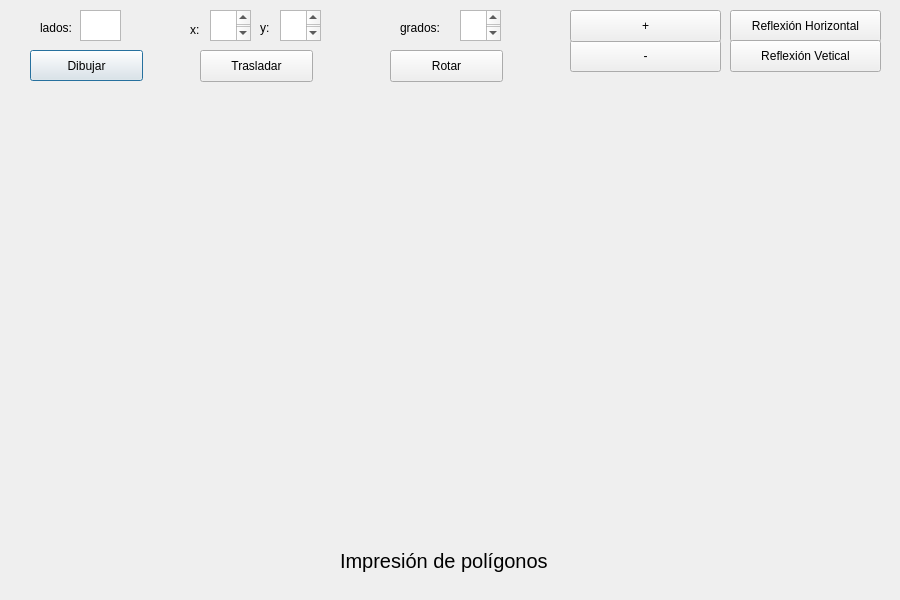
<?xml version="1.0" encoding="UTF-8"?>
<ui version="4.0">
 <class>Poligonos</class>
 <widget class="QDialog" name="Poligonos">
  <property name="geometry">
   <rect>
    <x>0</x>
    <y>0</y>
    <width>900</width>
    <height>600</height>
   </rect>
  </property>
  <property name="windowTitle">
   <string>Polígonos</string>
  </property>
  <widget class="QPushButton" name="pushButton">
   <property name="geometry">
    <rect>
     <x>30</x>
     <y>50</y>
     <width>113</width>
     <height>31</height>
    </rect>
   </property>
   <property name="text">
    <string>Dibujar</string>
   </property>
  </widget>
  <widget class="QLabel" name="labelXinicio">
   <property name="geometry">
    <rect>
     <x>190</x>
     <y>20</y>
     <width>21</width>
     <height>20</height>
    </rect>
   </property>
   <property name="text">
    <string>x:</string>
   </property>
  </widget>
  <widget class="QLabel" name="labelYinicio">
   <property name="geometry">
    <rect>
     <x>260</x>
     <y>20</y>
     <width>21</width>
     <height>16</height>
    </rect>
   </property>
   <property name="text">
    <string>y:</string>
   </property>
  </widget>
  <widget class="QLabel" name="labelXfin">
   <property name="geometry">
    <rect>
     <x>40</x>
     <y>20</y>
     <width>61</width>
     <height>16</height>
    </rect>
   </property>
   <property name="text">
    <string>lados:</string>
   </property>
  </widget>
  <widget class="QTextEdit" name="boxXinicio">
   <property name="geometry">
    <rect>
     <x>210</x>
     <y>10</y>
     <width>41</width>
     <height>31</height>
    </rect>
   </property>
   <property name="font">
    <font>
     <pointsize>14</pointsize>
    </font>
   </property>
  </widget>
  <widget class="QTextEdit" name="boxXfin">
   <property name="geometry">
    <rect>
     <x>80</x>
     <y>10</y>
     <width>41</width>
     <height>31</height>
    </rect>
   </property>
  </widget>
  <widget class="QTextEdit" name="boxYinicio">
   <property name="geometry">
    <rect>
     <x>280</x>
     <y>10</y>
     <width>41</width>
     <height>31</height>
    </rect>
   </property>
   <property name="font">
    <font>
     <pointsize>14</pointsize>
    </font>
   </property>
  </widget>
  <widget class="QPushButton" name="pushButton_2">
   <property name="geometry">
    <rect>
     <x>200</x>
     <y>50</y>
     <width>113</width>
     <height>32</height>
    </rect>
   </property>
   <property name="text">
    <string>Trasladar</string>
   </property>
  </widget>
  <widget class="QPushButton" name="pushButton_3">
   <property name="geometry">
    <rect>
     <x>390</x>
     <y>50</y>
     <width>113</width>
     <height>32</height>
    </rect>
   </property>
   <property name="text">
    <string>Rotar</string>
   </property>
  </widget>
  <widget class="QPushButton" name="pushButton_4">
   <property name="geometry">
    <rect>
     <x>570</x>
     <y>40</y>
     <width>151</width>
     <height>32</height>
    </rect>
   </property>
   <property name="text">
    <string>-</string>
   </property>
  </widget>
  <widget class="QPushButton" name="pushButton_5">
   <property name="geometry">
    <rect>
     <x>570</x>
     <y>10</y>
     <width>151</width>
     <height>32</height>
    </rect>
   </property>
   <property name="text">
    <string>+</string>
   </property>
  </widget>
  <widget class="QPushButton" name="pushButton_6">
   <property name="geometry">
    <rect>
     <x>730</x>
     <y>10</y>
     <width>151</width>
     <height>32</height>
    </rect>
   </property>
   <property name="text">
    <string>Reflexión Horizontal</string>
   </property>
  </widget>
  <widget class="QPushButton" name="pushButton_7">
   <property name="geometry">
    <rect>
     <x>730</x>
     <y>40</y>
     <width>151</width>
     <height>32</height>
    </rect>
   </property>
   <property name="text">
    <string>Reflexión Vetical</string>
   </property>
  </widget>
  <widget class="QTextEdit" name="boxGrados">
   <property name="geometry">
    <rect>
     <x>460</x>
     <y>10</y>
     <width>41</width>
     <height>31</height>
    </rect>
   </property>
   <property name="font">
    <font>
     <pointsize>14</pointsize>
    </font>
   </property>
  </widget>
  <widget class="QLabel" name="label_5">
   <property name="geometry">
    <rect>
     <x>400</x>
     <y>20</y>
     <width>51</width>
     <height>16</height>
    </rect>
   </property>
   <property name="text">
    <string>grados:</string>
   </property>
  </widget>
  <widget class="QLabel" name="label">
   <property name="geometry">
    <rect>
     <x>340</x>
     <y>540</y>
     <width>241</width>
     <height>41</height>
    </rect>
   </property>
   <property name="font">
    <font>
     <pointsize>15</pointsize>
    </font>
   </property>
   <property name="text">
    <string>Impresión de polígonos</string>
   </property>
  </widget>
 </widget>
 <resources/>
 <connections/>
</ui>
